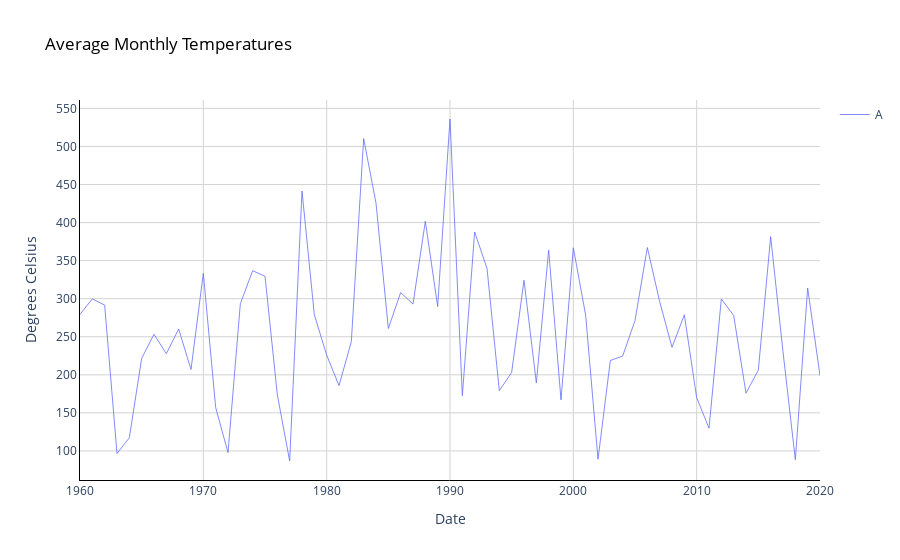

The notebook cell saved with this chart:
### Code cell
# Plot average monthly temperature derived from daily medians for each location
fig = go.Figure()
for location in df2_pivot.index:
    fig.add_trace(go.Scatter(x=df2_pivot.loc[location, :].index, 
                             y=df2_pivot.loc[location, :].values,
                             mode='lines',
                             name=location,
                             opacity=0.8,
                             line=dict(width=1)
                            ))

# Change chart background color
fig.update_layout(dict(plot_bgcolor = 'white'), showlegend=True)

# Update axes lines
fig.update_xaxes(showgrid=True, gridwidth=1, gridcolor='lightgrey', 
                 zeroline=True, zerolinewidth=1, zerolinecolor='lightgrey', 
                 showline=True, linewidth=1, linecolor='black',
                 title='Date'
                )

fig.update_yaxes(showgrid=True, gridwidth=1, gridcolor='lightgrey', 
                 zeroline=True, zerolinewidth=1, zerolinecolor='lightgrey', 
                 showline=True, linewidth=1, linecolor='black',
                 title='Degrees Celsius'
                )

# Set figure title
fig.update_layout(title=dict(text="Average Monthly Temperatures", font=dict(color='black')))

fig.show()

### Figure 1 — Plotly figure (JSON) as saved in the notebook; plotly's stock layout.template omitted (floating-point values rounded to 4 significant figures)
{"data": [{"line": {"width": 1}, "mode": "lines", "name": "A", "opacity": 0.8, "type": "scatter", "x": [1960, 1961, 1962, 1963, 1964, 1965, 1966, 1967, 1968, 1969, 1970, 1971, 1972, 1973, 1974, 1975, 1976, 1977, 1978, 1979, 1980, 1981, 1982, 1983, 1984, 1985, 1986, 1987, 1988, 1989, 1990, 1991, 1992, 1993, 1994, 1995, 1996, 1997, 1998, 1999, 2000, 2001, 2002, 2003, 2004, 2005, 2006, 2007, 2008, 2009, 2010, 2011, 2012, 2013, 2014, 2015, 2016, 2017, 2018, 2019, 2020], "y": [279.4, 299.8, 291.6, 96.62, 117.3, 221.6, 253.3, 227.8, 260.2, 207, 333.4, 157.2, 97.74, 293.4, 336.8, 329.5, 173.8, 86.8, 441.4, 278.9, 226.0, 185.7, 243.7, 510.3, 425.6, 260.9, 308.1, 292.9, 401.8, 289.7, 536.1, 172.7, 387.7, 339.8, 179.2, 203.2, 324.2, 189.4, 363.7, 167.1, 366.8, 278.3, 89.14, 218.8, 224.7, 271.2, 367.2, 296.2, 236.2, 278.8, 170.1, 129.9, 299.6, 278.1, 175.8, 206.3, 381.6, 230.2, 88.52, 314.0, 198.9]}], "layout": {"plot_bgcolor": "white", "showlegend": true, "title": {"font": {"color": "black"}, "text": "Average Monthly Temperatures"}, "xaxis": {"gridcolor": "lightgrey", "gridwidth": 1, "linecolor": "black", "linewidth": 1, "showgrid": true, "showline": true, "title": {"text": "Date"}, "zeroline": true, "zerolinecolor": "lightgrey", "zerolinewidth": 1}, "yaxis": {"gridcolor": "lightgrey", "gridwidth": 1, "linecolor": "black", "linewidth": 1, "showgrid": true, "showline": true, "title": {"text": "Degrees Celsius"}, "zeroline": true, "zerolinecolor": "lightgrey", "zerolinewidth": 1}}}
